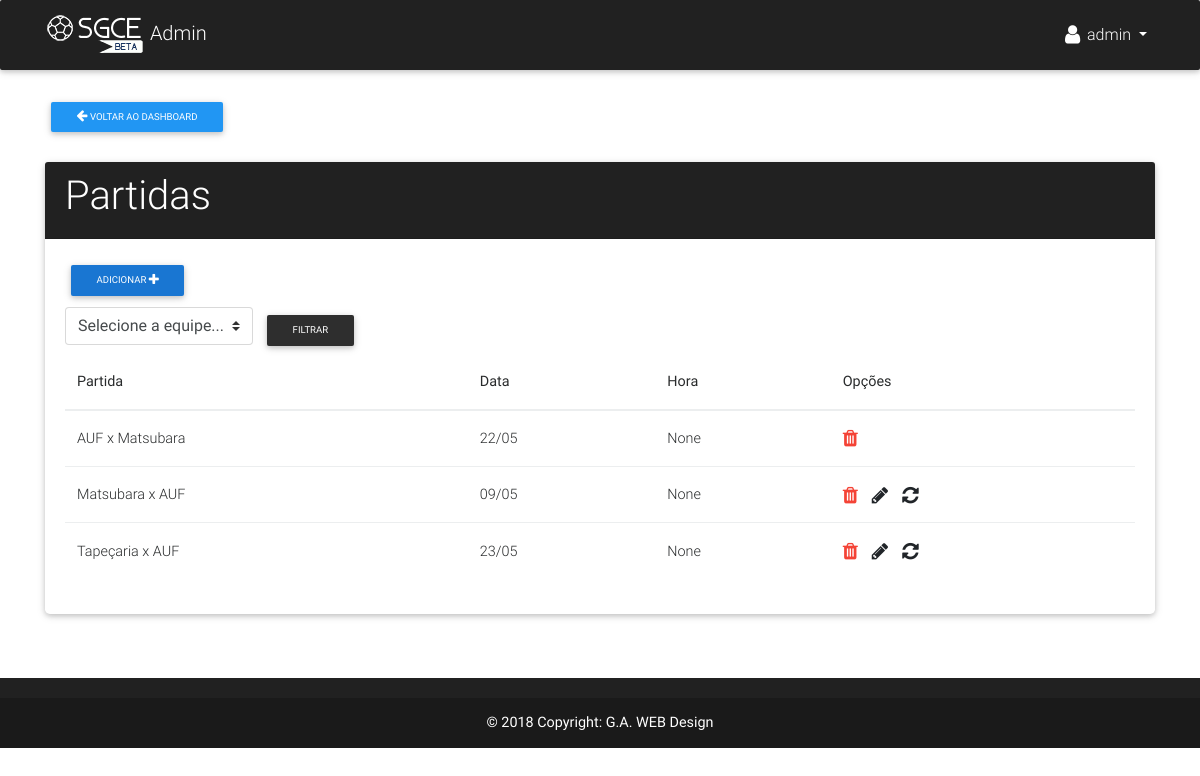
The app's page /manager/campeonatos/list_partida/1/ (signed in), older data.
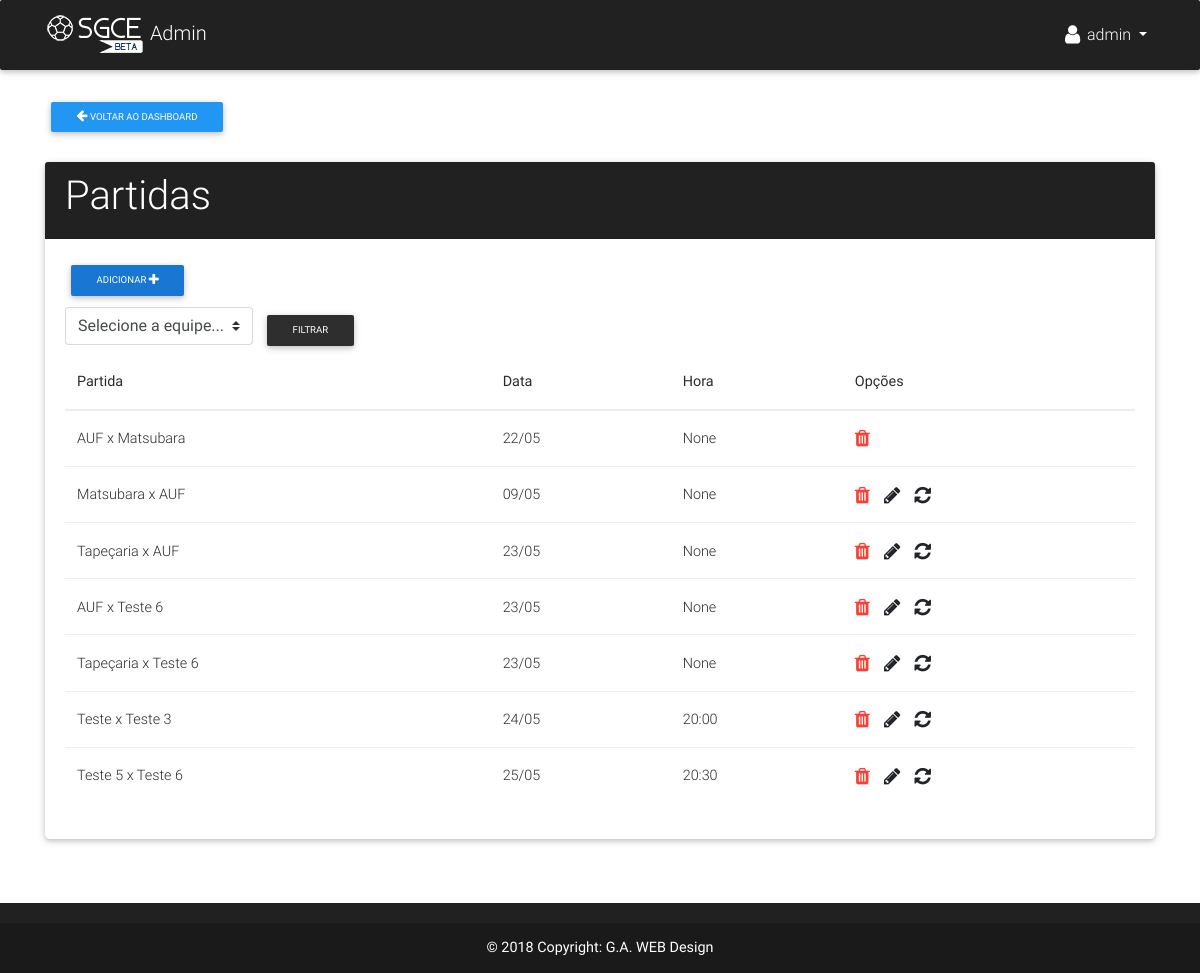
The same page, newer data.
### app/models.py (models this page shows, shortened)
class Partida(models.Model):
    FASE = (
        ('G', 'Grupos'),
        ('O','Oitavas'),
        ('Q','Quartas'),
        ('S', 'Semi-final'),
        ('F', 'Final')
    )
    mandante = models.ForeignKey(Equipe, verbose_name='Mandante', related_name='mandante')
    visitante = models.ForeignKey(Equipe, verbose_name='Visitante', related_name='visitante')
    rodada = models.PositiveIntegerField('Rodada', null=True, blank=True)
    campeonato = models.PositiveIntegerField('Campeonato', default=None)
    gols_mandante = models.PositiveIntegerField('Gols mandante', default=0)
    gols_visitante = models.PositiveIntegerField('Gols visitante', default=0)
    total_cart_amarelo = models.PositiveIntegerField('Cartões amarelos', default=0)
    total_cart_vermelho = models.PositiveIntegerField('Cartões vermelhos', default=0)
    data = models.DateTimeField('Data', null=True, blank=True)
    hora = models.CharField('Hora', default="--:--", max_length=5, null=True, blank=True)
    finalizada = models.BooleanField(default=False)
    fase = models.CharField('Fase', max_length=1, choices=FASE, default='G')
    def __str__(self):
        return '%s x %s' % (self.mandante, self.visitante)

class Equipe(models.Model):
    nome = models.CharField('Nome', max_length=50)
    pontos = models.PositiveIntegerField('Pts', default=0)
    vitorias = models.PositiveIntegerField('V', default=0)
    empates = models.PositiveIntegerField('E', default=0)
    derrotas = models.PositiveIntegerField('D', default=0)
    gols_marcados = models.PositiveIntegerField('GP', default=0)
    gols_sofridos = models.PositiveIntegerField('GC', default=0)
    saldo_gols = models.PositiveIntegerField('SG', default=0)
    grupo = models.ForeignKey(Grupo, verbose_name='Grupo', null=True, blank=True)
    campeonato = models.PositiveIntegerField('Campeonato', default=0)
    emblema = models.ImageField('Emblema', upload_to='emblemas/', null=True, blank=True)
    class Meta:
        ordering = ['-pontos', '-vitorias', '-empates', '-derrotas','-saldo_gols']
    def __str__(self):
        return self.nome

### app/views.py (the view)
# urls.py: url(r'^manager/campeonatos/list_partida/(?P<pk>[0-9]+)/$', partida_list, name='list_partida'),
@login_required(login_url='/manager/login/')
def partida_list(request, pk):
    equipes = Equipe.objects.filter(campeonato=pk)
    if request.method == 'GET':
        if 'equipe' in request.GET:
            partidas = Partida.objects.filter(Q(mandante = request.GET['equipe']) | Q(visitante = request.GET['equipe'])).order_by('pk')
            return render(request, 'manager/read/listar_partidas.html', {'partidas':partidas, 'equipes':equipes, 'pk':pk})
        else:
            partidas = Partida.objects.filter(campeonato=pk).order_by('pk')
            return render(request, 'manager/read/listar_partidas.html', {'partidas':partidas, 'equipes':equipes, 'pk':pk})

### app/templates/manager/read/listar_partidas.html (shortened to what this page needs)
{% extends 'manager/base.html' %}
{% block content %}
<br><br>
<div class="row">
  <div class="col-lg-12">
    <a href="{% url 'manage_campeonato' pk=pk %}" class="btn btn-sm blue">
        <span class="fa fa-arrow-left"></span>
        Voltar ao dashboard
    </a>
    <div class="row justify-content-center mt-4">
      <div class="col-lg-12">
        <div class="card">
          <div class="card-header elegant-color-dark white-text">
            <h1 class="h1-responsive">Partidas</h1>
          </div>
          <div class="card-body">
            <a href="{% url 'add_partida' pk=pk %}" class="pull-left black-text mr-5 btn btn-blue btn-sm">
                Adicionar
                <span class="fa fa-plus fa-lg white-text"></span>
            </a><br><br>
            {% if partidas %}
            <form method="get" class="form-inline">
                <select class="custom-select mb-2 mr-sm-2 mb-sm-0" id="equipe" name="equipe" required>
                    <option value="">Selecione a equipe...</option>
                </select>
                <button type="submit" class="btn btn-elegant btn-sm">Filtrar</button>
            </form>
            <div class="table-responsive">
                <table class="table">
                    <thead>
                        <tr>
                            <th>Partida</th>
                            <th>Data</th>
                            <th>Hora</th>
                            <th>Opções</th>
                        </tr>
                    </thead>
                    <tbody>
                        {% for partida in partidas %}
                        <tr>
                            <td>{{partida}}</td>
                            <td>{{partida.data|date:"d/m"}}</td>
                            <td>{{partida.hora}}</td>
                            <td>
                                <a href="{% url 'partida_remove' pk=partida.pk%}">
                                    <span class="fa fa-trash fa-lg red-text"></span>
                                </a>
                                {% if partida.finalizada == False %}
                                <a href="{% url 'partida_edit' pk=partida.pk %}">
                                    <span class="fa fa-pencil fa-lg"></span>
                                </a>
                                <a href="{% url 'update_resultado' pk=partida.pk %}">
                                    <span class="fa fa-refresh fa-lg"></span>
                                </a>
                                {% endif %}
                            </td>
                        </tr>
                        {% endfor %}
                    </tbody>
                </table>
            </div>
            {% else %}
            <p>Ainda não há partidas cadastradas =(</p>
            {% endif %}
          </div>
        </div>
      </div>
    </div>
  </div>
</div>
{% endblock %}

Row changes from the older to the newer data that the page shows:
added Partida: mandante+visitante "AUF x Teste 6", data "23/05", hora "None", finalizada False (drawn)
added Partida: mandante+visitante "Tapeçaria x Teste 6", data "23/05", hora "None", finalizada False (drawn)
added Partida: mandante+visitante "Teste x Teste 3", data "24/05", hora "20:00", finalizada False (drawn)
added Partida: mandante+visitante "Teste 5 x Teste 6", data "25/05", hora "20:30", finalizada False (drawn)
